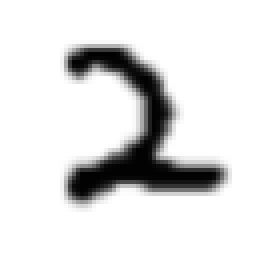
#> input picture Final Deliverable/sample/sample 1.png, 64 x 64 px, found by its file name (shown 4 times larger)
$ jupyter execute --allow-errors 'Test Deployed Model.ipynb'
#> lines starting #> are read from the running program, lines starting #| are printed output that depends on the picture
### Import necessary libraries

[cell 1]
import requests
import numpy as np
from PIL import Image, ImageOps
import matplotlib.pyplot as plt

### Input pre-processing

[cell 2]
img = Image.open(f"../sample/sample 1.png").convert("L")
img = ImageOps.invert(img)
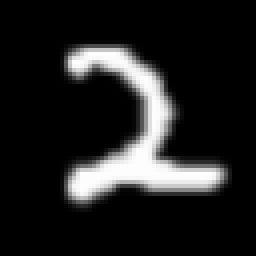
#> img: PIL image 64x64 L (shown 4 times larger); min 0, max 254, mean 32.3
img = img.resize((28, 28))
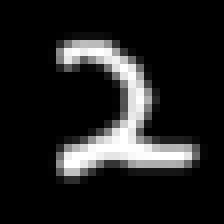
#> img: PIL image 28x28 L (shown 8 times larger); min 0, max 255, mean 32.4
img_arr = np.array(img)
img_arr = img_arr / 255.0
img_arr = img_arr.reshape(28, 28, 1)

#> (the rest of this cell did not finish here and is left out)

### Get results from the deployed model

[cell 3]
API_KEY = ""
#> API_KEY = ''

#> (the rest of this cell did not finish here and is left out)

### Display results

[cell 4]
plt.imshow(plt.imread("../sample/sample 1.png"))
plt.axis('off')
plt.show()
#> (the rest of this cell did not finish here and is left out)
